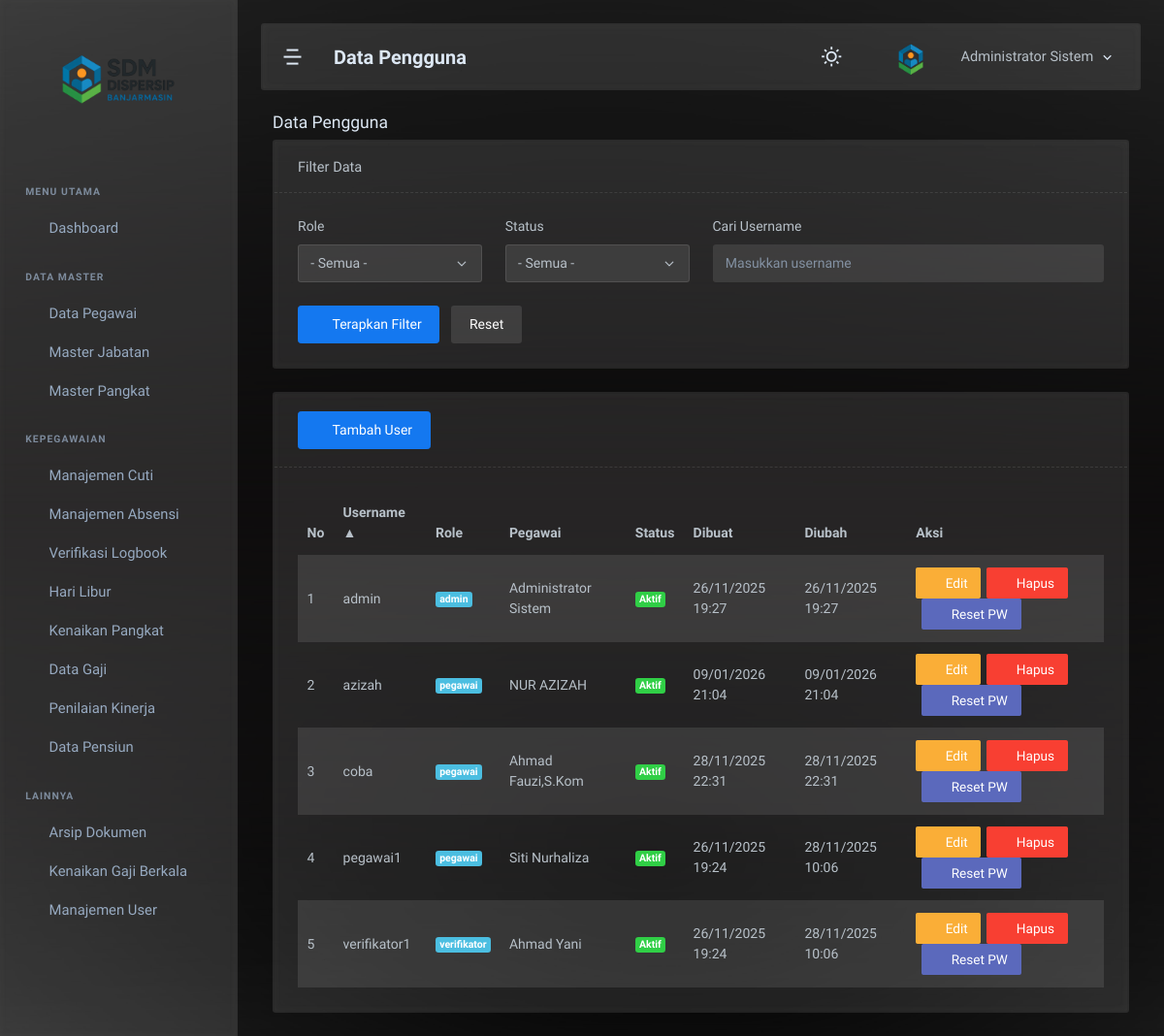
Page /admin/users/users.php (signed in) on the earlier database version.
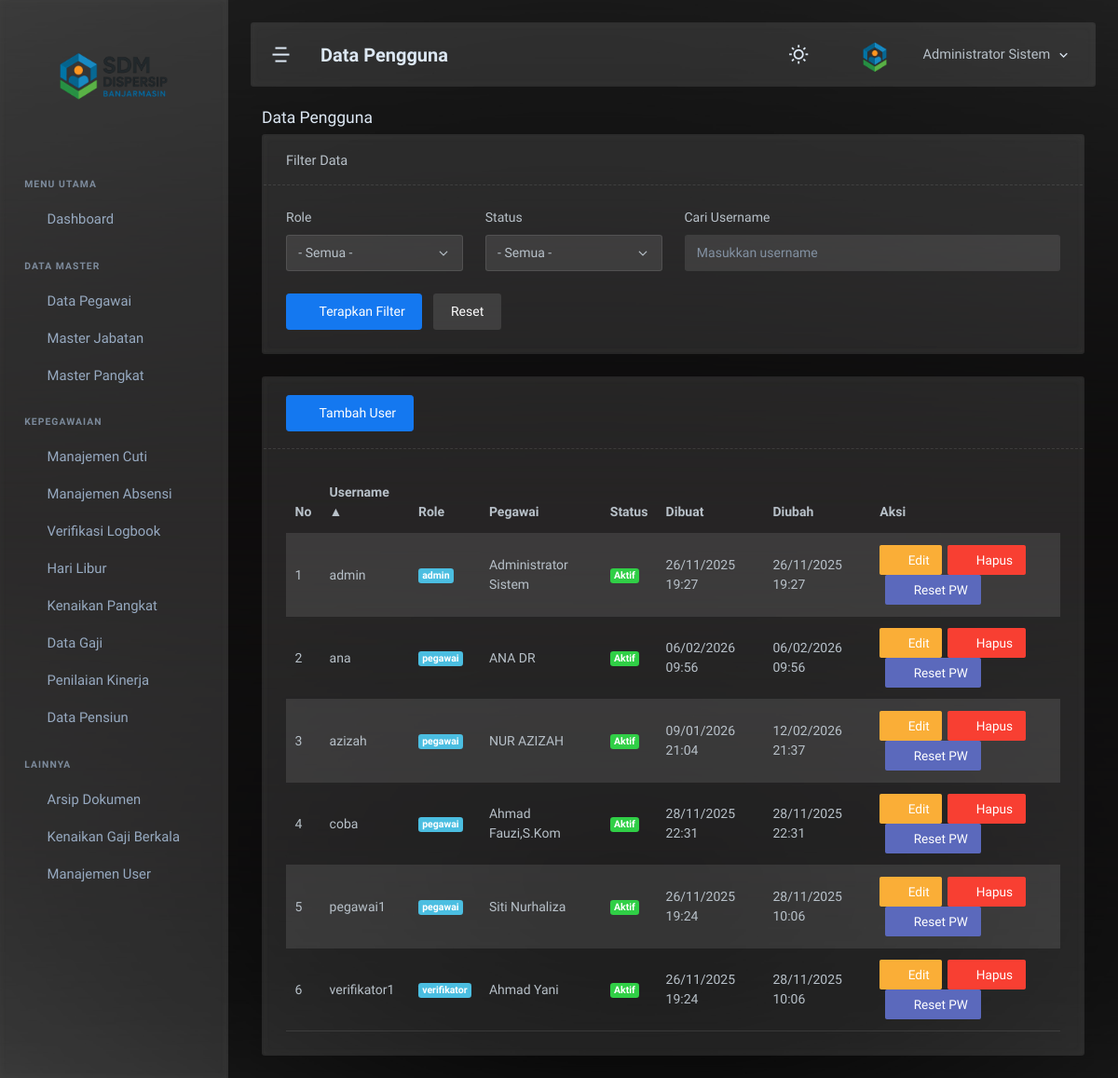
Same page on the later database version.
### tables this page shows
CREATE TABLE `pegawai` (
  `pegawai_id` int NOT NULL,
  `user_id` int DEFAULT NULL,
  `nik` varchar(20) NOT NULL,
  `nip` varchar(30) DEFAULT NULL,
  `nama_lengkap` varchar(150) NOT NULL,
  `jk` enum('L','P') NOT NULL,
  `tgl_lahir` date DEFAULT NULL,
  `status_kepegawaian` enum('PNS','PPPK','Honorer','Kontrak') NOT NULL,
  `jabatan_id` int DEFAULT NULL,
  `pangkat_id` int DEFAULT NULL,
  `tgl_mulai_kerja` date DEFAULT NULL,
  `alamat` text,
  `status_aktif` enum('Aktif','Pensiun','Pindah','Meninggal','Nonaktif') DEFAULT 'Aktif',
  `tmt_pensiun` date DEFAULT NULL,
  `created_at` datetime DEFAULT CURRENT_TIMESTAMP,
  `updated_at` datetime DEFAULT CURRENT_TIMESTAMP ON UPDATE CURRENT_TIMESTAMP
);

CREATE TABLE `users` (
  `user_id` int NOT NULL,
  `username` varchar(50) DEFAULT NULL,
  `password` varchar(255) NOT NULL,
  `role` enum('admin','pegawai','verifikator') NOT NULL DEFAULT 'pegawai',
  `status` enum('Aktif','Nonaktif') DEFAULT 'Aktif',
  `created_at` datetime DEFAULT CURRENT_TIMESTAMP,
  `updated_at` datetime DEFAULT CURRENT_TIMESTAMP ON UPDATE CURRENT_TIMESTAMP
);

### admin/users/users.php (the view, shortened to what the rows shown need)
<?php
require_once '../../config/koneksi.php';
include '../../includes/header.php';
?>
<div class="page-container">
    <div class="page-content">
        <div class="container-xxl">
            <?php
            $allowedSort = [
                'username' => 'u.username',
                'role' => 'u.role',
                'status' => 'u.status',
                'created_at' => 'u.created_at',
                'updated_at' => 'u.updated_at'
            ];
            $sort = $_GET['sort'] ?? 'username';
            $order = strtolower($_GET['order'] ?? 'asc');
            $order = $order === 'desc' ? 'DESC' : 'ASC';
            $sortCol = $allowedSort[$sort] ?? $allowedSort['username'];
            $page = max(1, intval($_GET['page'] ?? 1));
            $perPage = 10;
            $offset = ($page - 1) * $perPage;
            ?>
            <?php
            $where = [];
            $whereSql = count($where) ? ('WHERE '.implode(' AND ', $where)) : '';
            ?>
            <div class="card">
                <div class="card-body">
                    <div class="table-responsive-sm">
                        <table class="table table-striped mb-0">
                            <thead>
                                <tr>
                                    <th>No</th>
                                    <th><a class="link-reset" href="admin/users/users.php?sort=username&order=<?php echo ($sort==='username' && $order==='ASC')?'desc':'asc'; ?>">Username<?php echo $sort==='username' ? ($order==='ASC'?' ▲':' ▼') : ''; ?></a></th>
                                    <th><a class="link-reset" href="admin/users/users.php?sort=role&order=<?php echo ($sort==='role' && $order==='ASC')?'desc':'asc'; ?>">Role</a></th>
                                    <th>Pegawai</th>
                                    <th><a class="link-reset" href="admin/users/users.php?sort=status&order=<?php echo ($sort==='status' && $order==='ASC')?'desc':'asc'; ?>">Status</a></th>
                                    <th><a class="link-reset" href="admin/users/users.php?sort=created_at&order=<?php echo ($sort==='created_at' && $order==='ASC')?'desc':'asc'; ?>">Dibuat</a></th>
                                    <th><a class="link-reset" href="admin/users/users.php?sort=updated_at&order=<?php echo ($sort==='updated_at' && $order==='ASC')?'desc':'asc'; ?>">Diubah</a></th>
                                    <th>Aksi</th>
                                </tr>
                            </thead>
                            <tbody>
                                <?php
                                $sql = "SELECT u.*, p.nama_lengkap AS pegawai_nama FROM users u LEFT JOIN pegawai p ON p.user_id=u.user_id $whereSql ORDER BY $sortCol $order LIMIT $perPage OFFSET $offset";
                                $res = mysqli_query($koneksi, $sql);
                                if ($res && mysqli_num_rows($res) > 0) {
                                    $no = $offset + 1;
                                    while ($row = mysqli_fetch_assoc($res)) {
                                        $role = $row['role'];
                                        $status = $row['status'];
                                        echo '<tr>' .
                                            '<td>' . $no++ . '</td>' .
                                            '<td>' . htmlspecialchars($row['username']) . '</td>' .
                                            '<td><span class="badge bg-info">' . htmlspecialchars($role) . '</span></td>' .
                                            '<td>' . htmlspecialchars($row['pegawai_nama'] ?? '-') . '</td>' .
                                            '<td><span class="badge bg-' . ($status === 'Aktif' ? 'success' : 'secondary') . '">' . htmlspecialchars($status) . '</span></td>' .
                                            '<td>' . htmlspecialchars(date('d/m/Y H:i', strtotime($row['created_at']))) . '</td>' .
                                            '<td>' . htmlspecialchars(date('d/m/Y H:i', strtotime($row['updated_at']))) . '</td>' .
                                            '<td>' .
                                                '<a href="admin/users/edit.php?id=' . htmlspecialchars($row['user_id']) . '" class="btn btn-sm btn-warning me-1"><i class="ti ti-pencil me-1"></i>Edit</a>' .
                                                '<a href="admin/users/hapus.php?id=' . htmlspecialchars($row['user_id']) . '" class="btn btn-sm btn-danger" onclick="return confirm(\'Hapus user ini?\')"><i class="ti ti-trash me-1"></i>Hapus</a>' .
                                                '<form method="post" style="display:inline" class="ms-1">' .
                                                    '<input type="hidden" name="user_id" value="' . htmlspecialchars($row['user_id']) . '">' .
                                                    '<input type="hidden" name="new_password" value="admin123">' .
                                                    '<button type="submit" name="reset_pw" class="btn btn-sm btn-secondary" onclick="return confirm(\'Reset password ke default?\')"><i class="ti ti-key me-1"></i>Reset PW</button>' .
                                                '</form>' .
                                            '</td>' .
                                        '</tr>';
                                    }
                                } else {
                                    echo '<tr><td colspan="8" class="text-center">Tidak ada data</td></tr>';
                                }
                                ?>
                            </tbody>
                        </table>
                    </div>
                </div>
            </div>
        </div>
    </div>
</div>
<?php include '../../includes/footer.php'; ?>

Differences in the rows shown:
added pegawai: user.username "ana", user.role "pegawai", nama_lengkap "ANA DR", user.status "Aktif", user.created_at "06/02/2026 09:56", user.updated_at "06/02/2026 09:56"
changed through a linked row, pegawai "NUR AZIZAH": user.updated_at "09/01/2026 21:04" → "12/02/2026 21:37"
